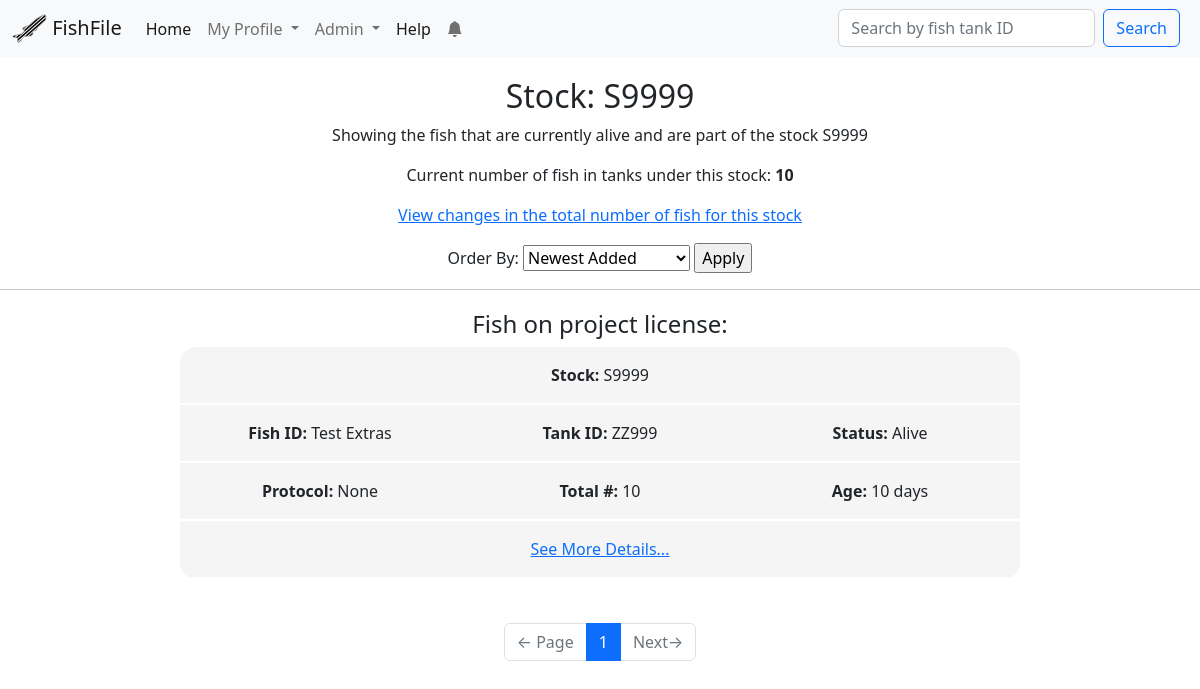
Page /stock/S9999/ (signed in) on the committed database.
### app/models.py (models this page shows, shortened)
class Fish(db.Model):
    id = db.Column(db.Integer, primary_key=True)
    fish_id = db.Column(db.String(264), index=True)
    tank_id = db.Column(db.String(32), index=True)
    status = db.Column(db.String(32), index=True, default="Alive")
    stock = db.Column(db.String(32), index=True)
    source = db.Column(db.String(32))
    protocol = db.Column(db.Integer, index=True)
    birthday = db.Column(db.Date, index=True)
    date_of_arrival = db.Column(db.Date, index=True)
    months = db.Column(db.Integer, default=0)
    age_reminder = db.Column(db.String(64), default="Not sent")
    mutant_gene = db.Column(db.Text())
    transgenes = db.Column(db.Text())
    cross_type = db.Column(db.String(64))
    comments = db.Column(db.Text())
    added = db.Column(db.DateTime, default=datetime.utcnow)
    father_id = db.Column(db.Integer, db.ForeignKey("fish.id"))
    mother_id = db.Column(db.Integer, db.ForeignKey("fish.id"))
    fathered = db.relationship(
        "Fish", backref=db.backref("father", remote_side=[id]), foreign_keys=[father_id]
    )
    mothered = db.relationship(
        "Fish", backref=db.backref("mother", remote_side=[id]), foreign_keys=[mother_id]
    )
    project_license_holder_id = db.Column(
        db.Integer, db.ForeignKey("user.project_license")
    )
    project_license_holder = db.relationship(
        "User", foreign_keys=[project_license_holder_id], backref="fish_on_license"
    )
    user_code_id = db.Column(db.Integer, db.ForeignKey("user.id"))
    user_code = db.relationship(
        "User", foreign_keys=[user_code_id], backref="users_fish"
    )
    males = db.Column(db.Integer)
    females = db.Column(db.Integer)
    unsexed = db.Column(db.Integer)
    carriers = db.Column(db.Integer)
    total = db.Column(db.Integer)
    links = db.Column(db.Text())
    origin_tank_id = db.Column(db.Integer, db.ForeignKey("fish.id"))
    origin_for = db.relationship(
        "Fish",
        backref=db.backref("origin", remote_side=[id]),
        foreign_keys=[origin_tank_id],
    )
    changes = db.relationship(
        "Change", backref="fish", lazy="dynamic", cascade="all, delete"
    )
    notifications = db.relationship(
        "Notification", backref="fish", lazy="dynamic", cascade="all, delete"
    )
    reminders = db.relationship(
        "Reminder", backref="fish", lazy="dynamic", cascade="all, delete"
    )
    alleles = db.relationship(
        "Allele", backref="fish", lazy="dynamic", cascade="all, delete"
    )
    photos = db.relationship(
        "Photo", backref="fish", lazy="dynamic", cascade="all, delete"
    )
    system = db.Column(db.String(64), default="New")
    old_code = db.Column(db.String(64))
    old_license = db.Column(db.String(64))
    old_mID = db.Column(db.String(64))
    old_mStock = db.Column(db.String(64))
    old_fID = db.Column(db.String(64))
    old_fStock = db.Column(db.String(64))
    old_birthday = db.Column(db.String(64))
    old_arrival = db.Column(db.String(64))
    old_allele = db.Column(db.String(64))
    def __repr__(self):
        return f"Stock: {self.stock}, Tank: {self.tank_id}, ID: {self.fish_id}"
    def getAge(self):
        if self.old_birthday:
            self.birthday = datetime.strptime(self.old_birthday, "%Y-%m-%d").date()
            self.old_birthday = None
            db.session.commit()
            self.getAge()
        if self.status == "Dead":
            return "Dead"
        if self.birthday == None or self.birthday == "":
            return "None"
        today = datetime.today().date()
        birthday = self.birthday
        age_difference = relativedelta.relativedelta(today, birthday)
        if age_difference.years > 0:
            age = f"{age_difference.years} years, {age_difference.months} months, {age_difference.days} days"
        elif age_difference.months > 0:
            age = f"{age_difference.months} months, {age_difference.days} days"
        else:
            age = f"{age_difference.days} days"
        return age

### app/main/routes.py (the view, shortened to what this page needs)
@bp.route("/stock/<stock>/", methods=["GET", "POST"])
@login_required
@requires_roles("User", "Researcher", "Admin", "Owner")
def stock(stock):
    form = OrderForm()
    if form.validate_on_submit():
        session["order_by"] = form.order.data
        return redirect(url_for("main.stock", stock=stock))
    page = request.args.get("page", 1, type=int)
    order = session.get("order_by", "Newest Added")
    form.order.data = order
    if order == "Age ( young -> old )":
        fish = (
            Fish.query.filter_by(stock=stock)
            .filter(Fish.status != "Dead", Fish.birthday != None)
            .order_by(Fish.birthday.desc())
            .paginate(page, current_app.config["FISH_PER_PAGE"], False)
        )
    elif order == "Newest Added":
        fish = (
            Fish.query.filter_by(stock=stock)
            .filter(Fish.status != "Dead")
            .order_by(Fish.added.desc())
            .paginate(page, current_app.config["FISH_PER_PAGE"], False)
        )
    else:
        fish = (
            Fish.query.filter_by(stock=stock)
            .filter(Fish.status != "Dead")
            .paginate(page, current_app.config["FISH_PER_PAGE"], False)
        )
    current_total = 0
    for entry in fish.items:
        current_total += entry.total
    next_url = (
        url_for("main.stock", stock=stock, page=fish.next_num)
        if fish.has_next
        else None
    )
    prev_url = (
        url_for("main.stock", stock=stock, page=fish.prev_num)
        if fish.has_prev
        else None
    )
    return render_template(
        "stock.html",
        fish_list=fish.items,
        next_url=next_url,
        prev_url=prev_url,
        pagination=fish,
        form=form,
        title=f"Stock ({stock})",
        current_total=current_total,
        stock=stock,
    )

### app/main/forms.py
class SimpleSearch(FlaskForm):
    search = StringField("Search by fish tank ID", validators=[DataRequired()])
    submit = SubmitField("Search")
    def __init__(self, *args, **kwargs):
        if "formdata" not in kwargs:
            kwargs["formdata"] = request.args
        if "csrf_enabled" not in kwargs:
            kwargs["csrf_enabled"] = False
        super(SimpleSearch, self).__init__(*args, **kwargs)

class EmptyForm(FlaskForm):
    submit = SubmitField("Submit")

### app/main/routes.py (called while the page is built)
@bp.before_request
def before_request():
    if current_user.is_authenticated:
        current_user.last_seen = datetime.utcnow()
        db.session.commit()
        g.search_form = SimpleSearch()
        g.clearNotifsForm = EmptyForm()

### app/models.py (called while the page is built)
@login.user_loader
def load_user(id):
    return User.query.get(int(id))

def requires_roles(*roles):
    def wrapper(f):
        @wraps(f)
        def wrapped(*args, **kwargs):
            if current_app.testing == True:
                return f(*args, **kwargs)
            if current_user.role not in roles:
                abort(403)
            return f(*args, **kwargs)
        return wrapped
    return wrapper

    def isOwner(self):
        return self.role == "Owner"

    def isAdmin(self):
        return self.role in ("Admin", "Owner")

    def new_notifications(self):
        last_read_time = self.last_notification_read_time or datetime(1900, 1, 1)
        return (
            Notification.query.filter_by(user=self)
            .filter(Notification.time > last_read_time)
            .count()
        )

### app/templates/stock.html (shortened to what this page needs)
{% extends "base.html" %}
{% block content %}
    <h2>Stock: {{stock}}</h2>
    <p>Showing the fish that are currently alive and are part of the stock {{stock}}</p>
    {%if current_total%}
        <p>Current number of fish in tanks under this stock: <b>{{current_total}}</b></p>
    {%endif%}
    <p><a href="{{url_for('main.stock_changes', stock = stock, filters='total')}}">View changes in the total number of fish for this stock</a></p>
    <form action = "", method="post">
        {{form.order.label}} {{form.order()}} {{form.submit()}}
    </form>
    <hr>
    {% if fish_list %}
        <div id="fishList">
            <h4>Fish on project license:</h4>
            {%for fish in fish_list%}
                {%include 'subtemplates/_fish.html'%}
            {%endfor%}
        </div>
        <div id="pageNavigation">
            <nav aria-label="Page navigation">
                <ul class="pagination justify-content-center">
                    <li class=" page-item {% if not prev_url %} disabled{% endif %}">
                        <a class=" page-link" href="{{ prev_url or '#' }}">
                            <span aria-hidden="true">&larr;</span> Page
                        </a>
                    </li>
                    {% for page in pagination.iter_pages(1,2,3,1) %}
                        {% if page %}
                            {% if page != pagination.page %}
                                    <li class = "page-item"><a class = "page-link" href="{{url_for('main.project_license',license = user.project_license, page=page)}}">{{ page }}</a></li>
                            {% else %}
                                <li class="page-item active"><a class = "page-link">{{ page }}</a></li>
                            {% endif %}
                        {% else %}
                            <li class="page-item disabled"><a class = "page-link" >…</a></li>
                        {% endif %}
                    {% endfor %}
                    <li class="page-item {% if not next_url %} disabled{% endif %}">
                        <a class=" page-link" href="{{ next_url or '#' }}">
                            Next<span aria-hidden="true">&rarr;</span>
                        </a>
                    </li>
                </ul>
            </nav>
        </div>
    {%else%}
        <p>There are no fish that are alive and have this stock number</p>
    {%endif%}
{%endblock%}

### app/templates/subtemplates/_fish.html (shortened to what this page needs)
<table class="fishSummaryTable">
    <tr>
        <td colspan="3"><strong>Stock: </strong>{{fish.stock}}</td>
    </tr>
    <tr>
        <td class = "summaryPoint"><strong>Fish ID:</strong> {{fish.fish_id}}</td>
        <td class = "summaryPoint"><strong>Tank ID:</strong> {{fish.tank_id}}</td>
        <td class = "summaryPoint"><strong>Status:</strong> {{fish.status}}</td>
    </tr>
    <tr>
        <td class = "summaryPoint"><strong>Protocol:</strong> {{fish.protocol}}</td>
        <td class = "summaryPoint"><strong>Total #:</strong> {{fish.total}}</td>
        <td class = "summaryPoint"><strong>Age:</strong> {{fish.getAge()}}</td>
    </tr>
    <tr>
        <td colspan="3"><a href = "{{url_for('main.fish', id=fish.id)}}">See More Details...</a></td>
    </tr>
</table>
<br>

### app/static/styles/style.css (style rules this page uses)
#fishList { width:70%; margin: auto; margin-top:20px; }
.fishSummaryTable { text-align: center; margin:auto; border-collapse: collapse; border-radius: 1em; overflow: hidden; width:100%; table-layout: fixed }
.fishSummaryTable td { padding: 1em; background: whitesmoke; border-bottom: 2px solid white; }
.fishSummaryTable .summaryPoint { max-width: 33%; }
#pageNavigation { margin:auto; text-align: center; margin-top: 20px; margin-bottom: 20px; }
#pageNavigation ul { margin: 0; }
#pageNavigation li { margin: 0; padding: 0; }

### rows in the picture
Fish: stock "S9999", fish_id "Test Extras", tank_id "ZZ999", status "Alive", protocol "None", total "10", getAge "10 days"

### other values in the picture
{{ config["WEBSITE_NAME"] }} "FishFile"
{{ stock }} "S9999"
{{ current_total }} "10"
{{ page }} "1"
